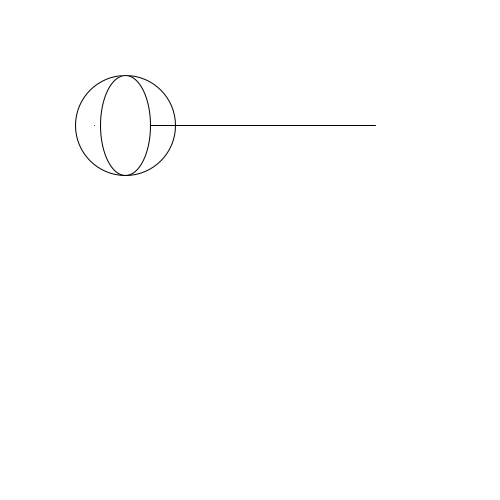
Frame 1 (no input)
Frame 60 (the mouse pressed at the canvas centre just before this capture): identical to frame 1, image omitted
Frame 120 (the mouse held since frame 60 and released just before this capture): identical to frame 1, image omitted

The Processing sketch that drew this single still picture (run headless with seeded random() and noise(); from frame 60 on, the mouse is pressed at the canvas centre):

// Processing sketch: FinalClass__IntroFace_
// ── FinalClass__IntroFace_.pde
//Gloabl Variables
ArrayList<Shape> shapes = new ArrayList<Shape>();
color white = 255;
//
void setup() {
  size(500, 500);
  //
  float x = width*1/4;
  float y = height*1/4;
  float ptX = width*3/4;
  float ptY = height*1/4;
  float diameter = width*1/5;
  float xDiameter = width*1/10;
  float yDiameter = width*1/5;
  //
  Point p = new Point(x-width*1/16, y);  
  Line l = new Line(x, y, ptX, ptY);  
  Circle c = new Circle(x, y, diameter);  
  Ellipse e = new Ellipse(x, y, xDiameter, yDiameter);
  shapes.add(c);
  shapes.add(l);
  shapes.add(p);
  shapes.add(e);
}//end setup

void draw() {
  background(white);
  for (Shape s : shapes) {
    s.draw();
  }//end FOR
}//end draw

void mousePressed() {
}//end mousePressed

void keyPressed() {
}//end keyPressed

// ── Ball.pde
final class Ball extends Ellipse {
  //Global Variables

  //Constructor
  Ball(float x, float y, float diameter, float yDiameter) {
    super( x, y, diameter, yDiameter);
  }//End Constructor
  


  //Common Methods

}//end Ball class

// ── Circle.pde
class Circle extends Point {
  //Global Variables
  float diameter;
  //Constructor
  Circle(float x, float y, float diameter){
    super(x, y);
    this.diameter = diameter;
  }//end Constructor

  void draw() {
    circle(x, y, diameter);
  }//end draw

  //Common Methods
}//end Circle

// ── Ellipse.pde
class Ellipse extends Point {
  //Global Variables
  float xDiameter, yDiameter;
  //Constructor
  Ellipse(float x, float y, float xDiameter, float yDiameter){
    super(x, y);
    this.xDiameter = xDiameter;
    this.yDiameter = yDiameter;
  }//end Constructor

  void draw() {
    ellipse(x, y, xDiameter, yDiameter);
  }//end draw

  //Common Methods
}//end Ellipse

// ── Hat.pde
class Hat extends Ellipse {
  //Global Variables

  //Constructor
  Hat(float x, float y, float side, float sideY) {
    super( x, y, side, sideY);
  }//End Constructor
  


  //Common Methods

}//end Hat class

// ── Line.pde
class Line extends Point {
  //Global Variables
  float ptX, ptY;
  //
  //Constructor
  Line (float x, float y, float ptX, float ptY) {
    super(x, y);
    this.ptX = ptX;
    this.ptY = ptY;
  }//end Constructor

  void draw() {
    line(x, y, ptX, ptY);
  }//end draw

  //Common Methods
}//end Circle

// ── Point.pde
class Point extends Shape {
  //Global Variables
  //
  //Constructor
  Point (float x, float y) {
    super(x, y);
  }//end Constructor
  
  void draw() {
    point(x, y);
  }//end draw
  
  //Common Methods
}//end Circle

// ── Rectangle.pde
//class Rectangle extends Shape {
//  //Global Variables
//  //
//  //Constructor
//  rect();

//  void draw() {
//  }//end draw

//  //Common Methods
//}//end Rectangle

// ── Shape.pde
abstract class Shape {
  //Global Variables
  float x, y;
  //
  //Constructor: ellipse(), circle(), square(), rect(), line(), point()
  Shape(float xParameter, float yParameter){
  this.x = xParameter;
  this.y = yParameter;
  }

  abstract void draw();

  //Common Methods
}//end Shape

// ── Square.pde
class Square extends Circle {
  //Global Variables
  float side;
  //
  //Constructor
  Square(float x, float y, float side){
   super(x, y, side);
   this.side = side;
  }

  void draw() {
    square(x,y,side);
  }//end draw

  //Common Methods
}//end Square
